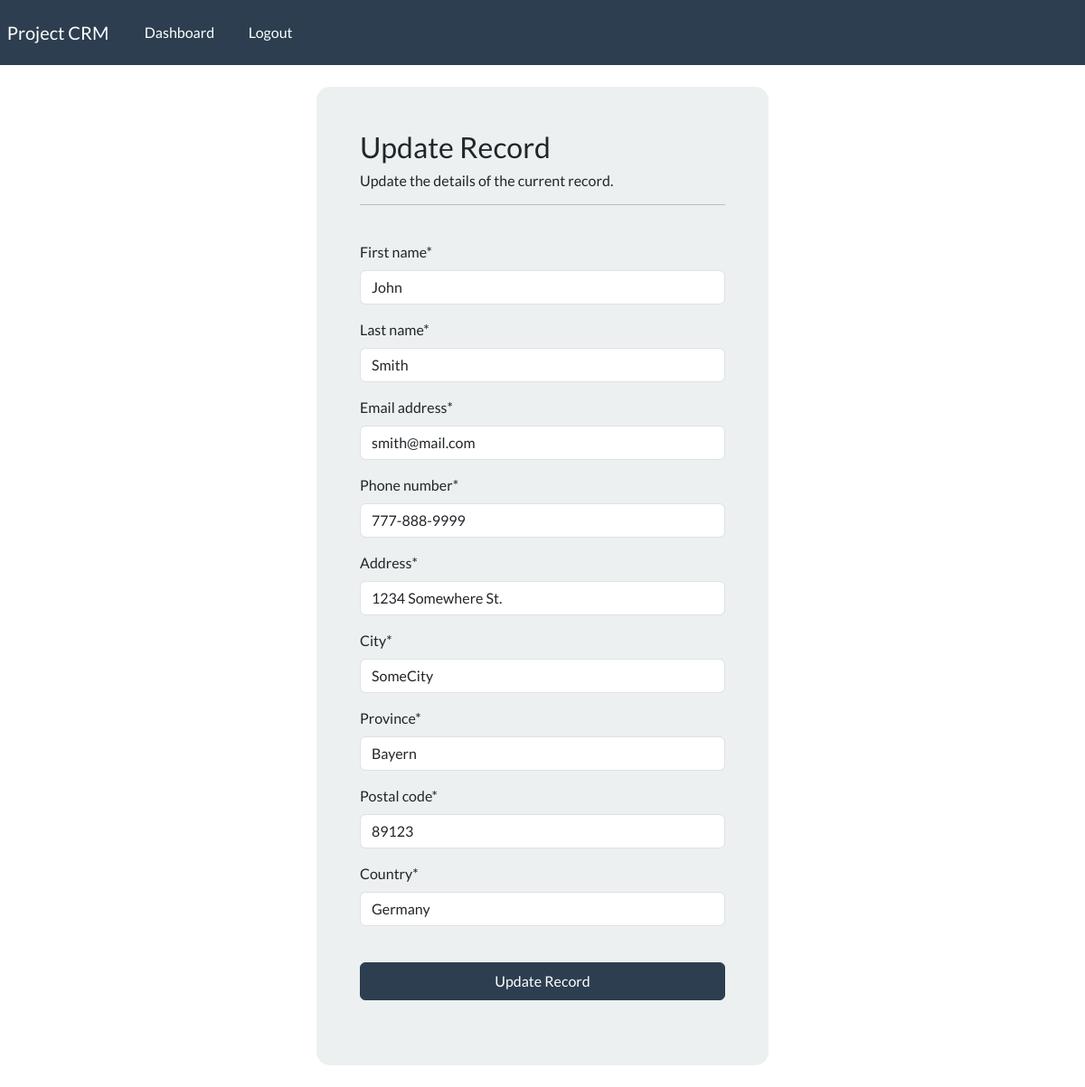
Page /update-record/1/ (signed in) on the committed database.
### webapp/models.py (models this page shows, shortened)
class Record(models.Model):
    creation_date = models.DateTimeField(auto_now_add=True)
    first_name = models.CharField(max_length=100)
    last_name = models.CharField(max_length=100)
    email_address = models.EmailField(max_length=255)
    phone_number = models.CharField(max_length=20)
    address = models.CharField(max_length=255)
    city = models.CharField(max_length=100)
    province = models.CharField(max_length=100)
    postal_code = models.CharField(max_length=10)
    country = models.CharField(max_length=100)

### webapp/views.py (the view)
# urls.py: path("update-record/<int:pk>/", views.update_record, name="update-record"),
@login_required(login_url="login")
def update_record(request, pk):
    record = Record.objects.get(id=pk)
    form = UpdateRecordForm(instance=record)
    if request.method == "POST":
        form = UpdateRecordForm(request.POST, instance=record)
        if form.is_valid():
            form.save()
            return redirect("dashboard")
    context = {"form": form}
    return render(request, "webapp/update-record.html", context=context)

### webapp/forms.py
class UpdateRecordForm(forms.ModelForm):
    class Meta:
        model = Record
        fields = ['first_name', 'last_name', 'email_address', 'phone_number', 'address', 'city', 'province', 'postal_code', 'country']

### webapp/templates/webapp/update-record.html (shortened to what this page needs)
{% extends "webapp/base.html" %}
{% load crispy_forms_tags %}
{% block content %}
<body>
    <div class="container bg-light shadow-md p-5 form-layout">
        <h3>Update Record</h3>
        <h6>Update the details of the current record.</h6>
        <hr>
        <br>
        <form method="POST" autocomplete="off">
            {{ form|crispy }}
            <br>
            <button type="submit" class="btn btn-primary w-100 btn-block p-2">Update Record</button>
        </form>
        <br>
    </div>
    <br>
</body>
{% endblock %}

### static/css/styles.css (style rules this page uses)
.form-layout { border-radius: 15px; width: 500px; }

### rows in the picture
Record: first_name "John", last_name "Smith", email_address "smith@mail.com", phone_number "777-888-9999", address "1234 Somewhere St.", city "SomeCity", province "Bayern", postal_code "89123", country "Germany"
